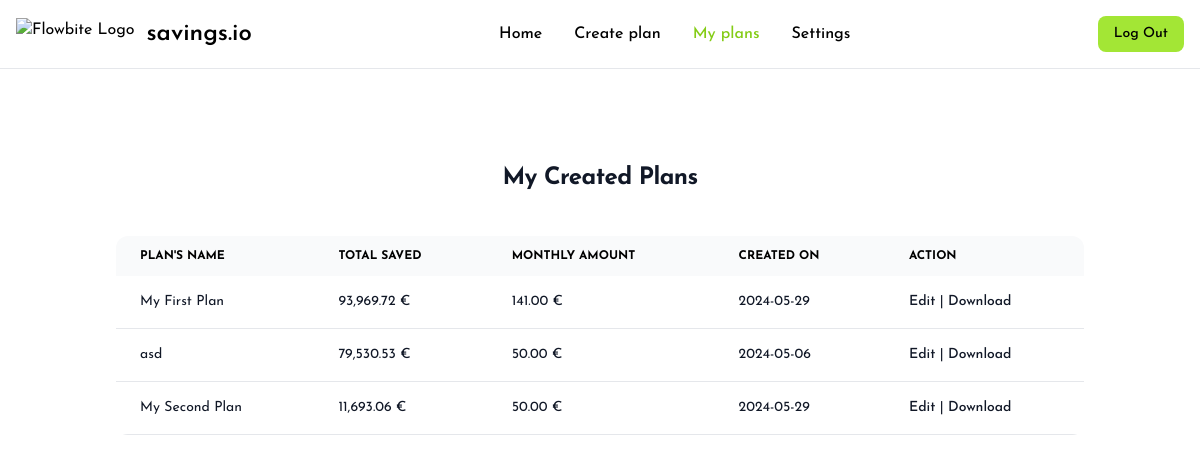
Page /myplans (signed in) on the committed database.
### tables this page shows
CREATE TABLE "savings_plan" (
	"id"	INTEGER,
	"user_id"	INTEGER NOT NULL,
	"plans_name"	TEXT NOT NULL,
	"monthly_amount"	INTEGER NOT NULL,
	"extra_deposit"	INTEGER,
	"time_of_saving"	INTEGER NOT NULL,
	"total_amount"	FLOAT NOT NULL,
	"created_at"	DATE NOT NULL,
	"interest_rate"	REAL NOT NULL DEFAULT 1,
	FOREIGN KEY("user_id") REFERENCES "user"("id"),
	PRIMARY KEY("id" AUTOINCREMENT)
);

### flaskr/main.py (the view, shortened to what this page needs)
@bp.route('/myplans', methods=['POST', 'GET'])
@login_required
def my_plans():
    db = get_db()
    plans = db.execute('SELECT * FROM savings_plan WHERE user_id = ?', (g.user['id'], )).fetchall()
    return render_template('dashboard/myplans.html', plans=plans)

### flaskr/__init__.py (called while the page is built)
def eur(value):
    return f"{value:,.2f} €"

### flaskr/auth.py (called while the page is built)
@bp.before_app_request
def load_logged_in_user():
    user_id = session.get('user_id')
    if user_id is None:
        g.user = None
    else:
        g.user = get_db().execute(
            'SELECT * FROM user WHERE id = ?', (user_id,)
        ).fetchone()

def login_required(view):
    @functools.wraps(view)
    def wrapped_view(**kwargs):
        if g.user is None:
            return redirect(url_for('auth.login'))
        return view(**kwargs)
    return wrapped_view

### flaskr/db.py (called while the page is built)
def get_db():
    if 'db' not in g:
        g.db = sqlite3.connect(
            current_app.config['DATABASE'],
            detect_types=sqlite3.PARSE_DECLTYPES
        )
        g.db.row_factory = sqlite3.Row
    return g.db

### flaskr/templates/dashboard/myplans.html (shortened to what this page needs)
{% extends 'base.html' %}
{% block content %}
<div class="flex flex-wrap mt-20 w-full max-w-screen-xl justify-center mx-auto px-4 pt-20 h-screen" style="max-width: 1000px;">
    <div class="overflow-x-auto w-full">
        <h2 class="mb-10 text-2xl text-center font-bold leading-9 tracking-tight text-gray-900">My Created Plans</h2>
        <table class="w-full text-sm text-left rtl:text-right text-gray-900 dark:text-gray-900 rounded-xl overflow-hidden">
            <thead class="text-xs text-black uppercase bg-gray-50 dark:bg-lime-100 dark:text-black">
                <tr>
                    <th scope="col" class="px-6 py-3">
                        Plan's Name
                    </th>
                    <th scope="col" class="px-6 py-3">
                        Total Saved
                    </th>
                    <th scope="col" class="px-6 py-3">
                        Monthly Amount
                    </th>
                    <th scope="col" class="px-6 py-3">
                        Created On
                    </th>
                    <th scope="col" class="px-6 py-3">
                        Action
                    </th>
                </tr>
            </thead>
            <form id="my_plans" action="/myplans" method="POST">
            <tbody class="plans">
                {% for plan in plans %}
                <tr class="odd:dark:bg-lime-300 even:dark:bg-lime-200 border-b dark:border-gray-200">
                    <td class="px-6 py-4">
                        {{ dict(plan)['plans_name'] }}
                    </td>
                    <td class="px-6 py-4">
                        {{ dict(plan)['total_amount'] | eur }}
                    </td>
                    <td class="px-6 py-4">
                        {{ dict(plan)['monthly_amount'] | eur }}
                    </td>
                    <td class="px-6 py-4">
                        {{ dict(plan)['created_at'] }}
                    </td>
                    <td class="px-6 py-4">
                      <a class="edit font-medium text-red cursor-pointer hover:underline">Edit </a>
                      <span>  |</span>
                        <button id="download" onclick="" type="button" name="action" value="download" class="download font-medium text-red cursor-pointer hover:underline">
                          Download
                      </button>
                    </td>
                </tr>
                {% endfor %}
            </tbody>
          </form>
        </table>
    </div>
</div>
{% endblock %}

### flaskr/templates/base.html (shortened to what this page needs)
<!DOCTYPE html>
<html lang="en">
<head>
    <link href="{{url_for('static',filename='css/output.css')}}" rel="stylesheet">
    <link href="{{url_for('static',filename='css/styles.css')}}" rel="stylesheet">
</head>
<body class="font-josefin-sans">
    {% block navbar %}
    <nav class="bg-white fixed w-full top-0  start-0 border-b border-gray-200">
        <div class="max-w-screen-xl flex flex-wrap items-center justify-between mx-auto p-4">
        <a href="{{ url_for('dashboard.index') }}" class="flex items-center space-x-3 rtl:space-x-reverse">
            <img src="https://cs50.gallerycdn.vsassets.io/extensions/cs50/ddb50/1.1.2/1691002683906/Microsoft.VisualStudio.Services.Icons.Default" class="h-8" alt="Flowbite Logo">
            <span class="self-center text-2xl font-semibold whitespace-nowrap dark:text-black">savings.io</span>
        </a>
        <div class="flex md:order-2 space-x-3 md:space-x-0 rtl:space-x-reverse">
            <button type="button" class="text-black bg-lime-400 hover:bg-lime-500 focus:ring-4 focus:outline-none focus:ring-blue-300 font-medium rounded-lg text-sm px-4 py-2 text-center dark:bg-lime-400 dark:hover:bg-lime-500 dark:focus:ring-bg-lime-500"><a href="{{ url_for('auth.logout') }}">Log Out</a></button>
        </div>
        <div class="items-center justify-between hidden w-full md:flex md:w-auto md:order-1" id="navbar-sticky">
          <ul class="flex flex-col p-4 md:p-0 mt-4 font-medium border border-gray-100 rounded-lg bg-gray-50 md:space-x-8 rtl:space-x-reverse md:flex-row md:mt-0 md:border-0 md:bg-white dark:border-gray-700">
            <li>
              <a href="{{ url_for('dashboard.index') }}" class="{% if request.path == url_for('dashboard.index') %}text-lime-500{% else %}hover:text-lime-500 focus:text-lime-500{% endif %} block py-2 px-3 md:p-0">Home</a>
            </li>
            <li>
              <a href="{{ url_for('dashboard.create_plan') }}" class="{% if request.path == url_for('dashboard.create_plan') %}text-lime-500{% else %}hover:text-lime-500 focus:text-lime-500{% endif %} block py-2 px-3 md:p-0" aria-current="page">Create plan</a>
            </li>
            <li>
              <a href="{{ url_for('dashboard.my_plans') }}" class="{% if request.path == url_for('dashboard.my_plans') %}text-lime-500{% else %}hover:text-lime-500 focus:text-lime-500{% endif %} block py-2 px-3 md:p-0" aria-current="page">My plans</a>
            </li>
            <li>
              <a href="{{ url_for('dashboard.settings') }}" class="{% if request.path == url_for('dashboard.settings') %}text-lime-500{% else %}hover:text-lime-500 focus:text-lime-500{% endif %} block py-2 px-3 md:p-0" aria-current="page">Settings</a>
            </li>
          </ul>
        </div>
        </div>
      </nav>
      {% endblock %}
      {% block content %}
      {% endblock %}
</body>
</html>

### rows in the picture
savings_plan: plans_name "My First Plan", total_amount "93,969.72 €", monthly_amount "141.00 €", created_at "2024-05-29"
savings_plan: plans_name "asd", total_amount "79,530.53 €", monthly_amount "50.00 €", created_at "2024-05-06"
savings_plan: plans_name "My Second Plan", total_amount "11,693.06 €", monthly_amount "50.00 €", created_at "2024-05-29"
